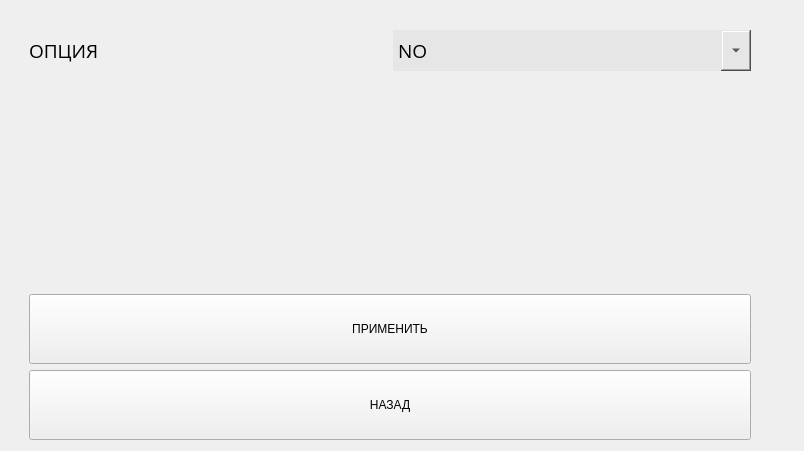
           <widget class="QWidget" name="page_11">
            <layout class="QGridLayout" name="gridLayout_18">
             <property name="leftMargin">
              <number>29</number>
             </property>
             <property name="topMargin">
              <number>30</number>
             </property>
             <property name="rightMargin">
              <number>53</number>
             </property>
             <item row="4" column="0" colspan="2">
              <widget class="wButtonStyled" name="bDigitOutputSettingsApply">
               <property name="sizePolicy">
                <sizepolicy hsizetype="Preferred" vsizetype="Preferred">
                 <horstretch>0</horstretch>
                 <verstretch>0</verstretch>
                </sizepolicy>
               </property>
               <property name="minimumSize">
                <size>
                 <width>0</width>
                 <height>70</height>
                </size>
               </property>
               <property name="text">
                <string>ПРИМЕНИТЬ</string>
               </property>
              </widget>
             </item>
             <item row="0" column="0">
              <widget class="QLabel" name="label_22">
               <property name="font">
                <font>
                 <family>Open Sans</family>
                 <pointsize>14</pointsize>
                </font>
               </property>
               <property name="text">
                <string>ОПЦИЯ</string>
               </property>
               <property name="alignment">
                <set>Qt::AlignLeading|Qt::AlignLeft|Qt::AlignVCenter</set>
               </property>
              </widget>
             </item>
             <item row="5" column="0" colspan="2">
              <widget class="wButtonStyled" name="bBackDigitOutputSettings">
               <property name="sizePolicy">
                <sizepolicy hsizetype="Preferred" vsizetype="Preferred">
                 <horstretch>0</horstretch>
                 <verstretch>0</verstretch>
                </sizepolicy>
               </property>
               <property name="minimumSize">
                <size>
                 <width>0</width>
                 <height>70</height>
                </size>
               </property>
               <property name="text">
                <string>НАЗАД</string>
               </property>
              </widget>
             </item>
             <item row="0" column="1">
              <widget class="QComboBox" name="comboDigitOutputType">
               <property name="minimumSize">
                <size>
                 <width>0</width>
                 <height>41</height>
                </size>
               </property>
               <property name="maximumSize">
                <size>
                 <width>16777215</width>
                 <height>16777215</height>
                </size>
               </property>
               <property name="font">
                <font>
                 <family>Open Sans</family>
                 <pointsize>14</pointsize>
                </font>
               </property>
               <property name="styleSheet">
                <string notr="true">QComboBox {
background-color: rgb(230, 230, 230);
color: rgb(0, 0, 0);
border-radius: 0px;
}
QComboBox::drop-down {
	width:30px;
 }</string>
               </property>
               <property name="currentIndex">
                <number>0</number>
               </property>
               <item>
                <property name="text">
                 <string>NO</string>
                </property>
               </item>
               <item>
                <property name="text">
                 <string>NZ</string>
                </property>
               </item>
              </widget>
             </item>
             <item row="2" column="0" colspan="2">
              <spacer name="verticalSpacer_26">
               <property name="orientation">
                <enum>Qt::Vertical</enum>
               </property>
               <property name="sizeHint" stdset="0">
                <size>
                 <width>722</width>
                 <height>217</height>
                </size>
               </property>
              </spacer>
             </item>
            </layout>
           </widget>
